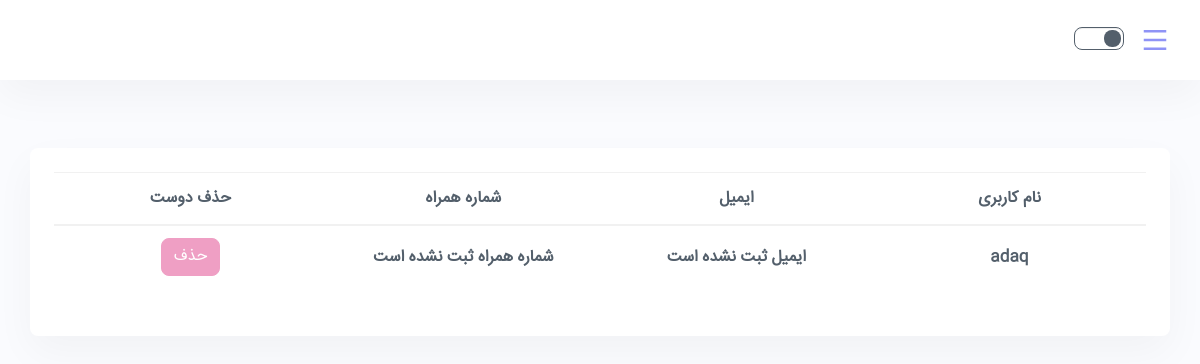
Before: /friends-list/ (signed in) with the older database file.
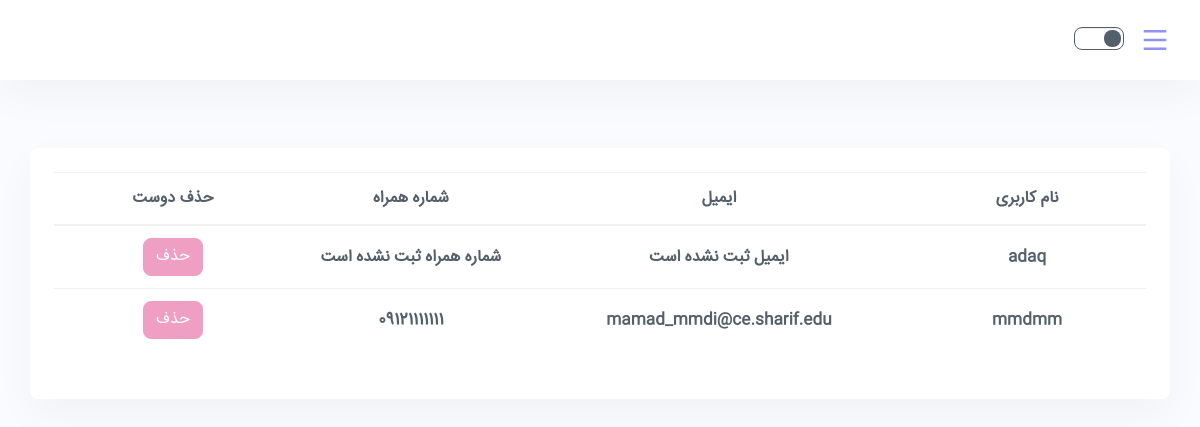
After: the same page with the newer database file.
### DongLand/models.py (models this page shows)
class User(AbstractUser):
    phone_number = models.CharField(max_length=100)
    address = models.CharField(max_length=200)

### DongLand/views.py (the view)
# urls.py: path('friends-list/', views.friends_list, name="friends_list"),
@login_required(login_url='login_page')
def friends_list(request):
    list(messages.get_messages(request))
    current_user = request.user
    user_friends = Friend.objects.filter(user=current_user)
    list_of_friends = list(user_friends)
    friends = []
    for friend in list_of_friends:
        friends.append(friend.friend)
    context = {"friends": friends}
    return render(request, "list_of_friends.html", context)

### templates/list_of_friends.html (shortened to what this page needs)
{% extends "user_base.html" %}
{% load static %}
{% block content %}
    {% if friends|length == 0 %}
        <p>در حال حاضر هیچ دوستی ندارید.</p>
    {% else %}
        <div class="container py-5 h-100">
            <div class="row d-flex justify-content-center align-items-center h-100">
                <div class="card rounded-3" style="width: 100%">
                    <div class="card-body p-4">
                        <table class="table mb-4">
                            <thead>
                            <tr>
                                <th scope="col" class="text-center" style="width: 10%">نام کاربری</th>
                                <th scope="col" class="text-center" style="width: 10%">ایمیل</th>
                                <th scope="col" class="text-center" style="width: 10%">شماره همراه</th>
                                <th scope="col" class="text-center" style="width: 10%">حذف دوست</th>
                            </tr>
                            </thead>
                            <tbody>
                            {% for item in friends %}
                                <tr>
                                    <th scope="row" class="text-center">{{ item.username }}</th>
                                    <th scope="row" class="text-center">
                                        {% if item.email %}
                                            {{ item.email }}
                                        {% else %}
                                            {{ 'ایمیل ثبت نشده است' }}
                                        {% endif %}
                                    </th>
                                    <th scope="row" class="text-center">
                                        {% if item.phone_number %}
                                            {{ item.phone_number }}
                                        {% else %}
                                            {{ 'شماره همراه ثبت نشده است' }}
                                        {% endif %}
                                    </th>
                                    <td class="text-center">
                                        <a class="btn btn-danger text-center"
                                           href="{% url 'remove_friend' item.username %}">حذف</a>
                                    </td>
                                </tr>
                            {% endfor %}
                            </tbody>
                        </table>
                    </div>
                </div>
            </div>
        </div>
    {% endif %}
{% endblock %}

Changed rows visible on the page:
added User: username "mmdmm", email "mamad_mmdi@ce.sharif.edu", phone_number "09121111111"
